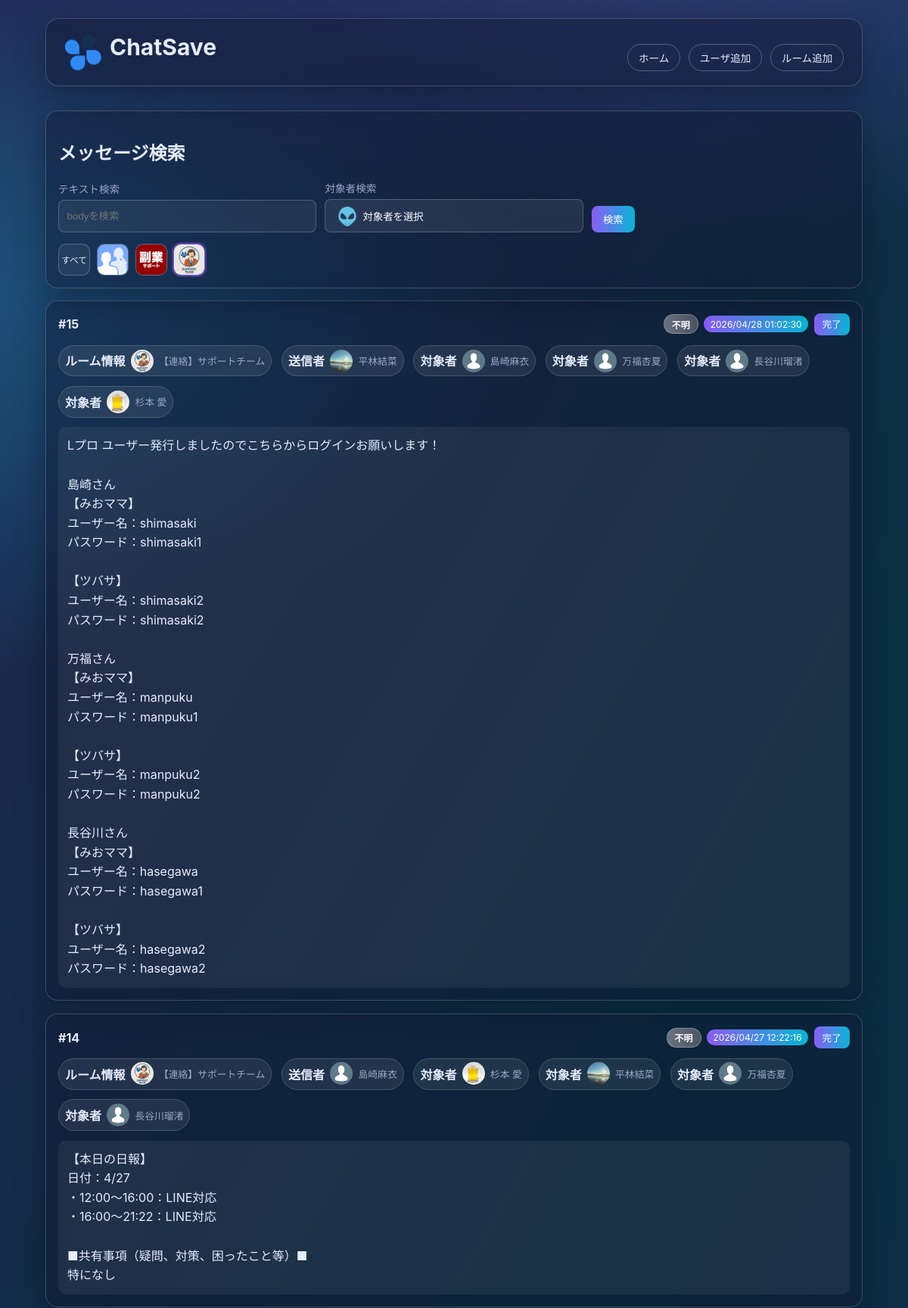
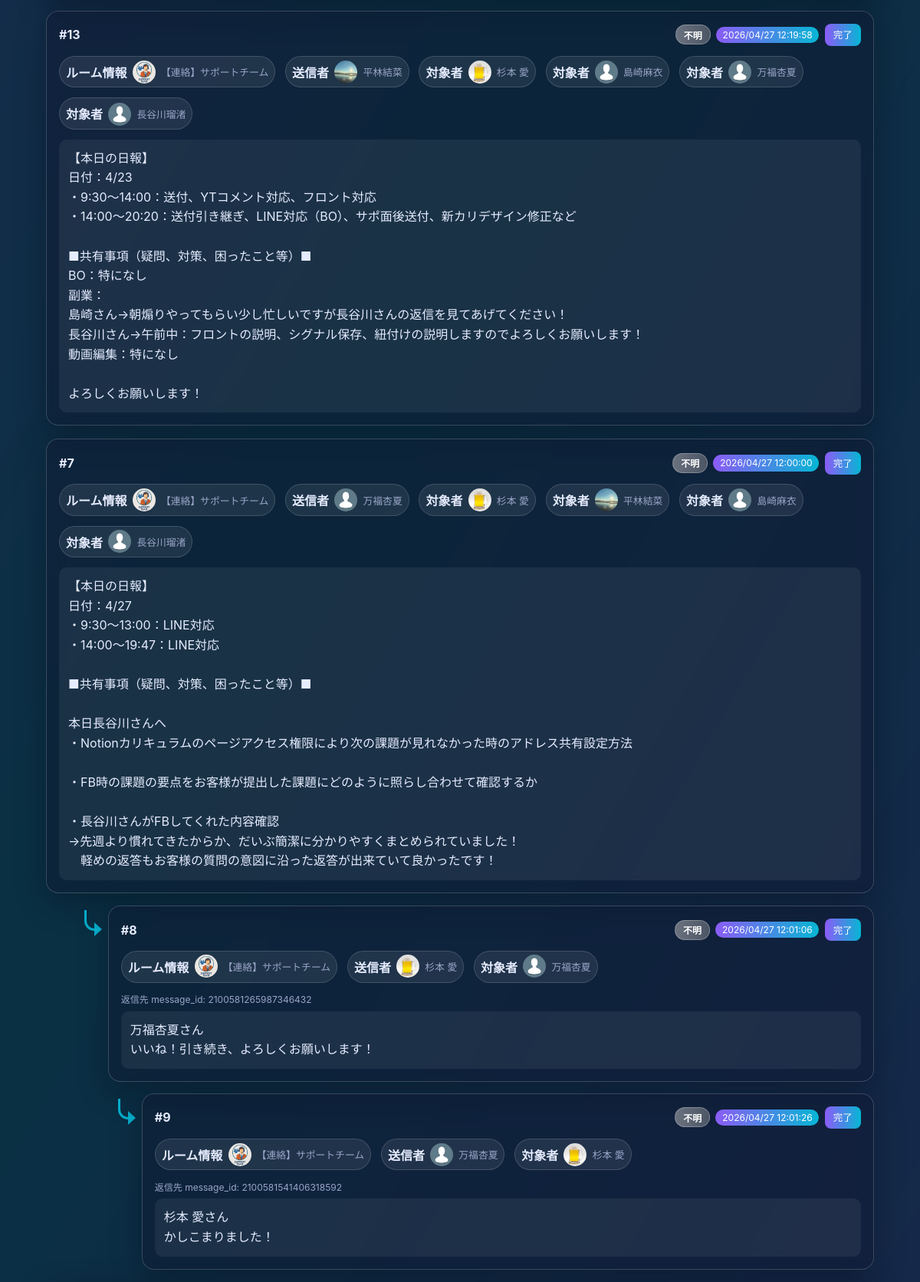
Screenshot of /index.php?room_id=407745157 (upper part) with the database file from the repository (2 pictures, top to bottom).
### tables this page shows
CREATE TABLE room (
            id INTEGER PRIMARY KEY AUTOINCREMENT,
            room_name TEXT NOT NULL,
            room_id TEXT NOT NULL,
            room_icon TEXT
        );

CREATE TABLE message (
            id INTEGER PRIMARY KEY AUTOINCREMENT,
            room_id INTEGER,
            account_id TEXT,
            body TEXT NOT NULL,
            send_time TEXT,
            task INTEGER NOT NULL DEFAULT 0
        , message_id TEXT, type_id INTEGER);

CREATE TABLE users (
            id INTEGER PRIMARY KEY AUTOINCREMENT,
            user_name TEXT NOT NULL,
            account_id TEXT NOT NULL,
            user_icon TEXT
        );

### index.php (the view, shortened to what the rows shown need)
<?php
$pdo = get_db();
$selectedRoomId = trim((string)($_GET['room_id'] ?? ''));
$page = max(1, (int)($_GET['page'] ?? 1));
$perPage = 30;
$rooms = $pdo->query('SELECT id, room_id, room_name, room_icon FROM room ORDER BY room_name ASC')->fetchAll(PDO::FETCH_ASSOC);
$users = $pdo->query('SELECT account_id, user_name, user_icon FROM users ORDER BY user_name ASC')->fetchAll(PDO::FETCH_ASSOC);
function sqlite_table_exists(PDO $pdo, string $tableName): bool
{
    $stmt = $pdo->prepare("SELECT name FROM sqlite_master WHERE type = 'table' AND name = :table_name LIMIT 1");
    $stmt->execute([':table_name' => $tableName]);
    $row = $stmt->fetch(PDO::FETCH_ASSOC);
    return is_array($row);
}
function sqlite_has_column(PDO $pdo, string $tableName, string $columnName): bool
{
    $columns = $pdo->query('PRAGMA table_info(' . $tableName . ')')->fetchAll(PDO::FETCH_ASSOC);
    foreach ($columns as $column) {
        if ((string)($column['name'] ?? '') === $columnName) {
            return true;
        }
    }
    return false;
}
$hasTypeTable = sqlite_table_exists($pdo, 'type');
$hasMessageTypeIdColumn = sqlite_has_column($pdo, 'message', 'type_id');
$canJoinType = $hasTypeTable && $hasMessageTypeIdColumn;
$sql = <<<'SQL'
SELECT
    m.id,
    m.message_id,
    m.room_id,
    m.account_id,
    m.body,
    m.send_time,
    COALESCE(m.task, 0) AS task,
SQL;
if ($canJoinType) {
    $sql .= <<<'SQL'
    m.type_id,
    t.type_name,
SQL;
} else {
    $sql .= <<<'SQL'
    NULL AS type_id,
    NULL AS type_name,
SQL;
}
$sql .= <<<'SQL'
    r.room_name,
    r.room_icon,
    u.user_name,
    u.user_icon
FROM message m
LEFT JOIN room r ON CAST(m.room_id AS TEXT) = r.room_id
LEFT JOIN users u ON m.account_id = u.account_id
SQL;
if ($canJoinType) {
    $sql .= "\nLEFT JOIN type t ON m.type_id = t.id\n";
}
$sql .= <<<'SQL'
WHERE 1=1
SQL;
$params = [];
if ($selectedRoomId !== '') {
    $sql .= ' AND CAST(m.room_id AS TEXT) = :room_id';
    $params[':room_id'] = $selectedRoomId;
}
$sql .= ' ORDER BY COALESCE(m.send_time, "") DESC, m.id DESC';
$stmt = $pdo->prepare($sql);
$stmt->execute($params);
$messages = $stmt->fetchAll(PDO::FETCH_ASSOC);
function parse_targets_from_body(string $body): array
{
    if (preg_match_all('/\[to[:：]\s*([^\]\s]+)\]/i', $body, $matches) > 0) {
        $accountIds = array_values(array_unique(array_filter(array_map(static fn(string $value): string => trim($value), $matches[1] ?? []), static fn(string $value): bool => $value !== '')));
        return ['type' => 'user', 'account_ids' => $accountIds];
    }
    return ['type' => 'none', 'account_ids' => []];
}
function parse_attachments_from_body(string $body): array
{
    $matches = [];
    preg_match_all('/\[download:(\d+)\](.*?)\[\/download\]/is', $body, $matches, PREG_SET_ORDER);
    if ($matches === []) {
        return [];
    }
    $attachments = [];
    return $attachments;
}
function parse_reply_to_message_id(string $body): ?string
{
    if (preg_match('/\[rp[^\]]*\bto=([^\]\s]+)[^\]]*\]/i', $body, $matches) === 1) {
        return trim((string)($matches[1] ?? '')) ?: null;
    }
    return null;
}
function parse_reply_target_account_id(string $body): ?string
{
    if (preg_match('/\[rp[^\]]*\baid=([^\]\s]+)[^\]]*\]/i', $body, $matches) === 1) {
        return trim((string)($matches[1] ?? '')) ?: null;
    }
    return null;
}
function normalize_message_id(string $messageId): string
{
    $trimmed = trim($messageId);
    if ($trimmed === '') {
        return '';
    }
    if (preg_match('/^\d+-\d+$/', $trimmed) === 1) {
        $parts = explode('-', $trimmed, 2);
        return trim((string)($parts[1] ?? ''));
    }
    return $trimmed;
}
function sanitize_message_body_for_display(string $body): string
{
    $cleaned = $body;
    $patterns = [
        '/^\[rp[^\]]*\]/i',
        '/\[toall\]/i',
        '/\[to[:：]\s*[^\]\s]+\][^\r\n]*(?:\r?\n)?/i',
        '/\[download:\d+\].*?\[\/download\]/is',
        '/\[info\]\s*\[title\]\s*\[dtext:file_uploaded\]\s*\[\/title\].*?\[\/info\]\s*/is',
    ];
    foreach ($patterns as $pattern) {
        $cleaned = preg_replace($pattern, '', (string)$cleaned);
    }
    $cleaned = preg_replace("/\n{3,}/", "\n\n", (string)$cleaned);
    return trim((string)$cleaned);
}
function resolve_message_type_label(array $message): string
{
    return '不明';
}
function message_type_badge_class(string $typeName): string
{
    $map = [
        '要対応' => 'type-need-action',
        '要返信' => 'type-need-reply',
        '要確認' => 'type-need-check',
        '報告' => 'type-report',
        '共有' => 'type-share',
        '完了報告' => 'type-complete-report',
        'お礼・リアクション' => 'type-thanks-reaction',
        '雑談' => 'type-chat',
        '不明' => 'type-unknown',
    ];
    return $map[$typeName] ?? 'type-unknown';
}
$targetUsersByAccountId = [];
foreach ($users as $user) {
    $targetUsersByAccountId[(string)$user['account_id']] = $user;
}
foreach ($messages as $index => $message) {
    $rawBody = (string)($message['body'] ?? '');
    $messages[$index]['message_id'] = normalize_message_id((string)($message['message_id'] ?? ''));
    $target = parse_targets_from_body($rawBody);
    $replyTargetAccountId = parse_reply_target_account_id($rawBody);
    if ($replyTargetAccountId !== null) {
        $target = ['type' => 'user', 'account_ids' => [$replyTargetAccountId]];
    }
    $messages[$index]['target_type'] = $target['type'];
    $messages[$index]['target_account_ids'] = $target['account_ids'];
    $messages[$index]['attachments'] = parse_attachments_from_body($rawBody);
    $messages[$index]['reply_to_message_id'] = normalize_message_id((string)(parse_reply_to_message_id($rawBody) ?? ''));
    $messages[$index]['body_for_display'] = sanitize_message_body_for_display($rawBody);
}
$offset = ($page - 1) * $perPage;
$messages = array_slice($messages, $offset, $perPage);
$messagesByMessageId = [];
foreach ($messages as $message) {
    $messageId = normalize_message_id((string)($message['message_id'] ?? ''));
    if ($messageId === '') {
        continue;
    }
    $messagesByMessageId[$messageId] = $message;
}
$childrenByParentMessageId = [];
foreach ($messages as $message) {
    $replyToMessageId = trim((string)($message['reply_to_message_id'] ?? ''));
    if ($replyToMessageId === '' || !isset($messagesByMessageId[$replyToMessageId])) {
        continue;
    }
    if (!isset($childrenByParentMessageId[$replyToMessageId])) {
        $childrenByParentMessageId[$replyToMessageId] = [];
    }
    $childrenByParentMessageId[$replyToMessageId][] = $message;
}
foreach ($childrenByParentMessageId as $parentMessageId => $children) {
    usort($children, static function (array $a, array $b): int {
        $aTime = strtotime((string)($a['send_time'] ?? '')) ?: 0;
        $bTime = strtotime((string)($b['send_time'] ?? '')) ?: 0;
        if ($aTime === $bTime) {
            return ((int)($a['id'] ?? 0)) <=> ((int)($b['id'] ?? 0));
        }
        return $aTime <=> $bTime;
    });
    $childrenByParentMessageId[$parentMessageId] = $children;
}
$appendReplyChildren = static function (
    array $parentMessage,
    array $childrenByParentMessageId,
    callable $appendReplyChildren,
    int $depth = 1
): array {
    $collected = [];
    $parentMessageId = trim((string)($parentMessage['message_id'] ?? ''));
    if ($parentMessageId === '' || !isset($childrenByParentMessageId[$parentMessageId])) {
        return $collected;
    }
    foreach ($childrenByParentMessageId[$parentMessageId] as $childMessage) {
        $childMessage['is_reply_child'] = true;
        $childMessage['reply_depth'] = $depth;
        $collected[] = $childMessage;
        foreach ($appendReplyChildren($childMessage, $childrenByParentMessageId, $appendReplyChildren, $depth + 1) as $nestedChild) {
            $nestedChild['is_reply_child'] = true;
            $collected[] = $nestedChild;
        }
    }
    return $collected;
};
$messagesWithHierarchy = [];
foreach ($messages as $message) {
    $replyToMessageId = trim((string)($message['reply_to_message_id'] ?? ''));
    if ($replyToMessageId !== '' && isset($messagesByMessageId[$replyToMessageId])) {
        continue;
    }
    $message['reply_depth'] = 0;
    $messagesWithHierarchy[] = $message;
    foreach ($appendReplyChildren($message, $childrenByParentMessageId, $appendReplyChildren, 1) as $childMessage) {
        $messagesWithHierarchy[] = $childMessage;
    }
}
$messages = $messagesWithHierarchy;
function build_query(array $overrides = []): string
{
    $params = [
        'q' => trim((string)($_GET['q'] ?? '')),
        'room_id' => trim((string)($_GET['room_id'] ?? '')),
        'target' => trim((string)($_GET['target'] ?? '')),
        'page' => (string)max(1, (int)($_GET['page'] ?? 1)),
    ];
    foreach ($overrides as $key => $value) {
        $params[$key] = (string)$value;
    }
    if (($params['page'] ?? '1') === '1') {
        unset($params['page']);
    }
    return http_build_query(array_filter($params, static fn(string $value): bool => $value !== ''));
}
include __DIR__ . '/header.php';
?>
<section class="card glass form-card">
  <h2>メッセージ検索</h2>
  <div class="icon-filter-row" aria-label="ルーム絞り込み">
    <?php foreach ($rooms as $room): ?>
      <?php
        $roomId = (string)$room['room_id'];
        $roomName = (string)$room['room_name'];
        $iconPath = trim((string)($room['room_icon'] ?? ''));
      ?>
      <a
        href="index.php?<?php echo htmlspecialchars(build_query(['room_id' => $roomId, 'page' => '1']), ENT_QUOTES, 'UTF-8'); ?>"
        class="icon-filter-button <?php echo $selectedRoomId === $roomId ? 'active' : ''; ?>"
        title="<?php echo htmlspecialchars($roomName, ENT_QUOTES, 'UTF-8'); ?>"
      >
        <img src="<?php echo htmlspecialchars($iconPath !== '' ? $iconPath : 'img/noimage.png', ENT_QUOTES, 'UTF-8'); ?>" alt="<?php echo htmlspecialchars($roomName, ENT_QUOTES, 'UTF-8'); ?>" onerror="this.onerror=null;this.src='img/noimage.png';">
      </a>
    <?php endforeach; ?>
  </div>
</section>
<section class="cards" aria-label="メッセージ一覧">
  <?php foreach ($messages as $message): ?>
    <?php
      $roomName = trim((string)($message['room_name'] ?? ''));
      $roomLabel = $roomName !== '' ? $roomName : ('room_id: ' . (string)$message['room_id']);
      $roomIcon = trim((string)($message['room_icon'] ?? ''));
      $senderName = trim((string)($message['user_name'] ?? ''));
      $senderLabel = $senderName !== '' ? $senderName : ('account_id: ' . (string)$message['account_id']);
      $senderIcon = trim((string)($message['user_icon'] ?? ''));
      $targetType = (string)($message['target_type'] ?? 'none');
      $targetAccountIds = is_array($message['target_account_ids'] ?? null) ? $message['target_account_ids'] : [];
      $targetUsers = [];
      foreach ($targetAccountIds as $targetAccountId) {
          $targetUsers[] = $targetUsersByAccountId[(string)$targetAccountId] ?? ['account_id' => (string)$targetAccountId];
      }
      $targetEntries = [];
      if ($targetType === 'all') {
          $targetEntries[] = [
              'label' => '全員',
              'icon' => 'img/all.png',
          ];
      } else {
          foreach ($targetUsers as $targetUser) {
              $targetName = trim((string)($targetUser['user_name'] ?? ''));
              $targetAccountId = trim((string)($targetUser['account_id'] ?? ''));
              $targetLabel = '';
              if ($targetName !== '') {
                  $targetLabel = $targetName;
              } elseif ($targetAccountId !== '') {
                  $targetLabel = 'account_id: ' . $targetAccountId;
              }
              if ($targetLabel !== '') {
                  $targetEntries[] = [
                      'label' => $targetLabel,
                      'icon' => trim((string)($targetUser['user_icon'] ?? '')),
                  ];
              }
          }
      }
      $rawSendTime = trim((string)($message['send_time'] ?? ''));
      $timestamp = strtotime($rawSendTime);
      $formattedSendTime = $rawSendTime;
      if ($timestamp !== false) {
          $formattedSendTime = date('Y/m/d H:i:s', $timestamp);
      }
      $isTaskDone = (int)($message['task'] ?? 0) === 1;
      $messageTypeLabel = resolve_message_type_label($message);
      $messageTypeBadgeClass = message_type_badge_class($messageTypeLabel);
      $isReplyChild = (bool)($message['is_reply_child'] ?? false);
      $replyDepth = max(0, (int)($message['reply_depth'] ?? 0));
      $replyToMessageId = trim((string)($message['reply_to_message_id'] ?? ''));
    ?>
    <div class="message-thread-item <?php echo $isReplyChild ? 'is-reply-child' : ''; ?>" style="--reply-level: <?php echo $replyDepth; ?>;">
      <?php if ($isReplyChild): ?>
        <div class="reply-branch-marker" aria-hidden="true"></div>
      <?php endif; ?>
      <article class="card glass message-card <?php echo $isTaskDone ? 'is-complete' : ''; ?>" data-message-id="<?php echo (int)$message['id']; ?>">
        <div class="card-head">
          <h2>#<?php echo (int)$message['id']; ?></h2>
          <div class="card-actions">
            <span class="message-type-badge <?php echo htmlspecialchars($messageTypeBadgeClass, ENT_QUOTES, 'UTF-8'); ?>">
              <?php echo htmlspecialchars($messageTypeLabel, ENT_QUOTES, 'UTF-8'); ?>
            </span>
            <span class="badge"><?php echo htmlspecialchars($formattedSendTime, ENT_QUOTES, 'UTF-8'); ?></span>
            <button type="button" class="task-toggle" data-task-state="<?php echo $isTaskDone ? '1' : '0'; ?>"><?php echo $isTaskDone ? '取消' : '完了'; ?></button>
          </div>
        </div>
        <div class="message-meta-row">
          <div class="entity-chip" data-tooltip="<?php echo htmlspecialchars($roomLabel, ENT_QUOTES, 'UTF-8'); ?>">
            <strong>ルーム情報</strong>
            <img src="<?php echo htmlspecialchars($roomIcon !== '' ? $roomIcon : 'img/noimage.png', ENT_QUOTES, 'UTF-8'); ?>" alt="<?php echo htmlspecialchars($roomLabel, ENT_QUOTES, 'UTF-8'); ?>" onerror="this.onerror=null;this.src='img/noimage.png';">
            <span><?php echo htmlspecialchars($roomLabel, ENT_QUOTES, 'UTF-8'); ?></span>
          </div>
          <div class="entity-chip" data-tooltip="<?php echo htmlspecialchars($senderLabel, ENT_QUOTES, 'UTF-8'); ?>">
            <strong>送信者</strong>
            <img src="<?php echo htmlspecialchars($senderIcon !== '' ? $senderIcon : 'img/noimage.png', ENT_QUOTES, 'UTF-8'); ?>" alt="<?php echo htmlspecialchars($senderLabel, ENT_QUOTES, 'UTF-8'); ?>" onerror="this.onerror=null;this.src='img/noimage.png';">
            <span><?php echo htmlspecialchars($senderLabel, ENT_QUOTES, 'UTF-8'); ?></span>
          </div>
          <?php foreach ($targetEntries as $targetEntry): ?>
            <?php
              $targetLabel = (string)($targetEntry['label'] ?? '対象者なし');
              $targetIcon = trim((string)($targetEntry['icon'] ?? ''));
            ?>
            <div class="entity-chip" data-tooltip="<?php echo htmlspecialchars($targetLabel, ENT_QUOTES, 'UTF-8'); ?>">
              <strong>対象者</strong>
              <img src="<?php echo htmlspecialchars($targetIcon !== '' ? $targetIcon : 'img/noimage.png', ENT_QUOTES, 'UTF-8'); ?>" alt="<?php echo htmlspecialchars($targetLabel, ENT_QUOTES, 'UTF-8'); ?>" onerror="this.onerror=null;this.src='img/noimage.png';">
              <span><?php echo htmlspecialchars($targetLabel, ENT_QUOTES, 'UTF-8'); ?></span>
            </div>
          <?php endforeach; ?>
        </div>
        <?php if ($replyToMessageId !== ''): ?>
          <div class="reply-meta">返信先 message_id: <?php echo htmlspecialchars($replyToMessageId, ENT_QUOTES, 'UTF-8'); ?></div>
        <?php endif; ?>
        <div class="message-body"><?php echo nl2br(htmlspecialchars((string)($message['body_for_display'] ?? $message['body'] ?? ''), ENT_QUOTES, 'UTF-8')); ?></div>
      </article>
    </div>
  <?php endforeach; ?>
</section>
<?php include __DIR__ . '/footer.php'; ?>

### rows the page displays
room: room_icon (picture)
room: room_icon (picture)
room: room_icon (picture)
message: $replyDepth 0 (drawn), id "15", messageTypeLabel "不明", send_time "2026/04/28 01:02:30", room.room_icon (picture), room.room_name "【連絡】サポートチーム", users.user_icon (picture), users.user_name "平林結菜", targetLabel "島崎麻衣", targetLabel "万福杏夏", targetLabel "長谷川瑠渚", targetLabel "杉本 愛", body_for_display "Lプロ ユーザー発行しましたのでこちらからログインお願いします！ 島崎さん 【みおママ】 ユーザー名：shimasaki パスワード：shimasaki1 【ツバサ】 ユーザー名：shimasaki2 パスワード：shimasaki2 万福さん 【みおママ】 ユーザー名：manpuku パスワード：manpuku1 【ツバサ】 ユーザー名：manpuku2 パスワード：manpuku2 長谷川さん 【みおママ】 ユーザー名：hasegawa パスワード：hasegawa1 【ツバサ】 ユーザー名：hasegawa2 パスワード：hasegawa2"
message: $replyDepth 0 (drawn), id "14", messageTypeLabel "不明", send_time "2026/04/27 12:22:16", room.room_icon (picture), room.room_name "【連絡】サポートチーム", users.user_icon (picture), users.user_name "島崎麻衣", targetLabel "杉本 愛", targetLabel "平林結菜", targetLabel "万福杏夏", targetLabel "長谷川瑠渚", body_for_display "【本日の日報】 日付：4/27 ・12:00～16:00：LINE対応 ・16:00～21:22：LINE対応 ■共有事項（疑問、対策、困ったこと等）■ 特になし"
message: $replyDepth 0 (drawn), id "13", messageTypeLabel "不明", send_time "2026/04/27 12:19:58", room.room_icon (picture), room.room_name "【連絡】サポートチーム", users.user_icon (picture), users.user_name "平林結菜", targetLabel "杉本 愛", targetLabel "島崎麻衣", targetLabel "万福杏夏", targetLabel "長谷川瑠渚", body_for_display "【本日の日報】 日付：4/23 ・9:30～14:00：送付、YTコメント対応、フロント対応 ・14:00～20:20：送付引き継ぎ、LINE対応（BO）、サポ面後送付、新カリデザイン修正など ■共有事項（疑問、対策、困ったこと等）■ BO：特になし 副業： 島崎さん→朝煽りやってもらい少し忙しいですが長谷川さんの返信を見てあげてください！ 長谷川さん→午前中：フロントの説明、シグナル保存、紐付けの説明しますのでよろしくお願いします！ 動画編集：特になし よろしくお願いします！"
message: $replyDepth 0 (drawn), id "7", messageTypeLabel "不明", send_time "2026/04/27 12:00:00", room.room_icon (picture), room.room_name "【連絡】サポートチーム", users.user_icon (picture), users.user_name "万福杏夏", targetLabel "杉本 愛", targetLabel "平林結菜", targetLabel "島崎麻衣", targetLabel "長谷川瑠渚", body_for_display "【本日の日報】 日付：4/27 ・9:30～13:00：LINE対応 ・14:00～19:47：LINE対応 ■共有事項（疑問、対策、困ったこと等）■ 本日長谷川さんへ ・Notionカリキュラムのページアクセス権限により次の課題が見れなかった時のアドレス共有設定方法 ・FB時の課題の要点をお客様が提出した課題にどのように照らし合わせて確認するか ・長谷川さんがFBしてくれた内容確認 →先週より慣れてきたからか、だいぶ簡潔に分かりやすくまとめられていました！ 軽めの返答もお客様の質問の意図に沿った返答が出来ていて良かったです！"
message: $replyDepth 1 (drawn), id "8", messageTypeLabel "不明", send_time "2026/04/27 12:01:06", room.room_icon (picture), room.room_name "【連絡】サポートチーム", users.user_icon (picture), users.user_name "杉本 愛", targetLabel "万福杏夏", replyToMessageId "2100581265987346432", body_for_display "万福杏夏さん いいね！引き続き、よろしくお願いします！"
message: $replyDepth 2 (drawn), id "9", messageTypeLabel "不明", send_time "2026/04/27 12:01:26", room.room_icon (picture), room.room_name "【連絡】サポートチーム", users.user_icon (picture), users.user_name "万福杏夏", targetLabel "杉本 愛", replyToMessageId "2100581541406318592", body_for_display "杉本 愛さん かしこまりました！"

### other values shown
$selectedTargetLabel "対象者を選択"
